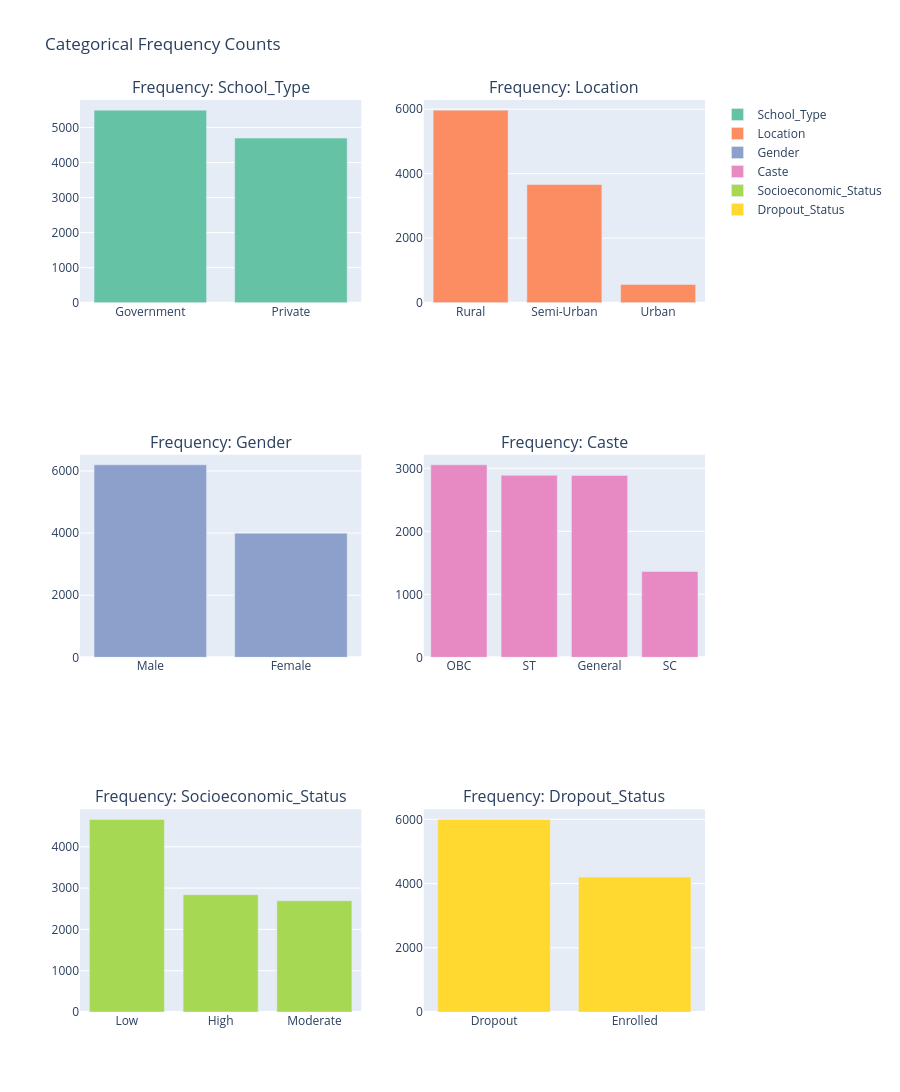

Notebook cell for this chart:
### Code cell
# Categorical frequency bars (fixed with proper colors)
cat_cols = ['School_Type', 'Location', 'Gender', 'Caste', 'Socioeconomic_Status', 'Dropout_Status']
fig_cat = make_subplots(rows=3, cols=2, subplot_titles=[f'Frequency: {col}' for col in cat_cols])

for i, col in enumerate(cat_cols):
    counts = df[col].value_counts().reset_index()
    counts.columns = [col, 'count']
    row = i // 2 + 1
    col_pos = i % 2 + 1
    fig_cat.add_trace(
        go.Bar(x=counts[col], y=counts['count'], name=col,
               marker_color=colors[i % len(colors)]),
        row=row, col=col_pos
    )

fig_cat.update_layout(height=1200, title_text="Categorical Frequency Counts", barmode='group')
fig_cat.write_html("univariate_categorical.html")
fig_cat.show()

### Figure 1 — Plotly figure (JSON) as saved in the notebook; plotly's stock layout.template omitted (floating-point values rounded to 4 significant figures)
{"data": [{"marker": {"color": "rgb(102,194,165)"}, "name": "School_Type", "type": "bar", "x": ["Government", "Private"], "xaxis": "x", "y": [5498, 4700], "yaxis": "y"}, {"marker": {"color": "rgb(252,141,98)"}, "name": "Location", "type": "bar", "x": ["Rural", "Semi-Urban", "Urban"], "xaxis": "x2", "y": [5970, 3664, 564], "yaxis": "y2"}, {"marker": {"color": "rgb(141,160,203)"}, "name": "Gender", "type": "bar", "x": ["Male", "Female"], "xaxis": "x3", "y": [6200, 3998], "yaxis": "y3"}, {"marker": {"color": "rgb(231,138,195)"}, "name": "Caste", "type": "bar", "x": ["OBC", "ST", "General", "SC"], "xaxis": "x4", "y": [3056, 2890, 2888, 1364], "yaxis": "y4"}, {"marker": {"color": "rgb(166,216,84)"}, "name": "Socioeconomic_Status", "type": "bar", "x": ["Low", "High", "Moderate"], "xaxis": "x5", "y": [4662, 2842, 2694], "yaxis": "y5"}, {"marker": {"color": "rgb(255,217,47)"}, "name": "Dropout_Status", "type": "bar", "x": ["Dropout", "Enrolled"], "xaxis": "x6", "y": [5996, 4202], "yaxis": "y6"}], "layout": {"annotations": [{"font": {"size": 16}, "showarrow": false, "text": "Frequency: School_Type", "x": 0.225, "xanchor": "center", "xref": "paper", "y": 1, "yanchor": "bottom", "yref": "paper"}, {"font": {"size": 16}, "showarrow": false, "text": "Frequency: Location", "x": 0.775, "xanchor": "center", "xref": "paper", "y": 1, "yanchor": "bottom", "yref": "paper"}, {"font": {"size": 16}, "showarrow": false, "text": "Frequency: Gender", "x": 0.225, "xanchor": "center", "xref": "paper", "y": 0.6111, "yanchor": "bottom", "yref": "paper"}, {"font": {"size": 16}, "showarrow": false, "text": "Frequency: Caste", "x": 0.775, "xanchor": "center", "xref": "paper", "y": 0.6111, "yanchor": "bottom", "yref": "paper"}, {"font": {"size": 16}, "showarrow": false, "text": "Frequency: Socioeconomic_Status", "x": 0.225, "xanchor": "center", "xref": "paper", "y": 0.2222, "yanchor": "bottom", "yref": "paper"}, {"font": {"size": 16}, "showarrow": false, "text": "Frequency: Dropout_Status", "x": 0.775, "xanchor": "center", "xref": "paper", "y": 0.2222, "yanchor": "bottom", "yref": "paper"}], "barmode": "group", "height": 1200, "title": {"text": "Categorical Frequency Counts"}, "xaxis": {"anchor": "y", "domain": [0, 0.45]}, "xaxis2": {"anchor": "y2", "domain": [0.55, 1]}, "xaxis3": {"anchor": "y3", "domain": [0, 0.45]}, "xaxis4": {"anchor": "y4", "domain": [0.55, 1]}, "xaxis5": {"anchor": "y5", "domain": [0, 0.45]}, "xaxis6": {"anchor": "y6", "domain": [0.55, 1]}, "yaxis": {"anchor": "x", "domain": [0.7778, 1]}, "yaxis2": {"anchor": "x2", "domain": [0.7778, 1]}, "yaxis3": {"anchor": "x3", "domain": [0.3889, 0.6111]}, "yaxis4": {"anchor": "x4", "domain": [0.3889, 0.6111]}, "yaxis5": {"anchor": "x5", "domain": [0, 0.2222]}, "yaxis6": {"anchor": "x6", "domain": [0, 0.2222]}}}
